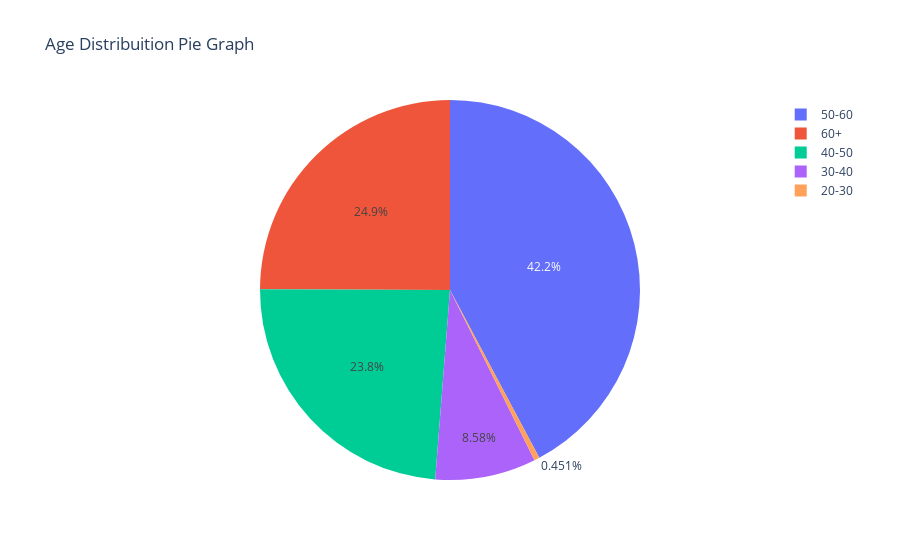

Notebook source saved alongside this figure:
### Code cell
import plotly.graph_objects as go
import plotly.express as px

heart_cat = pd.DataFrame()
heart_cat['age_cat'] = heart['Age'].apply(split_age)
pie_graph(heart_cat,'Age Distribuition Pie Graph','age_cat')

### Figure 1 — Plotly figure (JSON) as saved in the notebook; plotly's stock layout.template omitted (floating-point values rounded to 4 significant figures)
{"data": [{"labels": ["50-60", "60+", "40-50", "30-40", "20-30"], "type": "pie", "values": [374, 221, 211, 76, 4]}], "layout": {"title": {"text": "Age Distribuition Pie Graph"}}}
